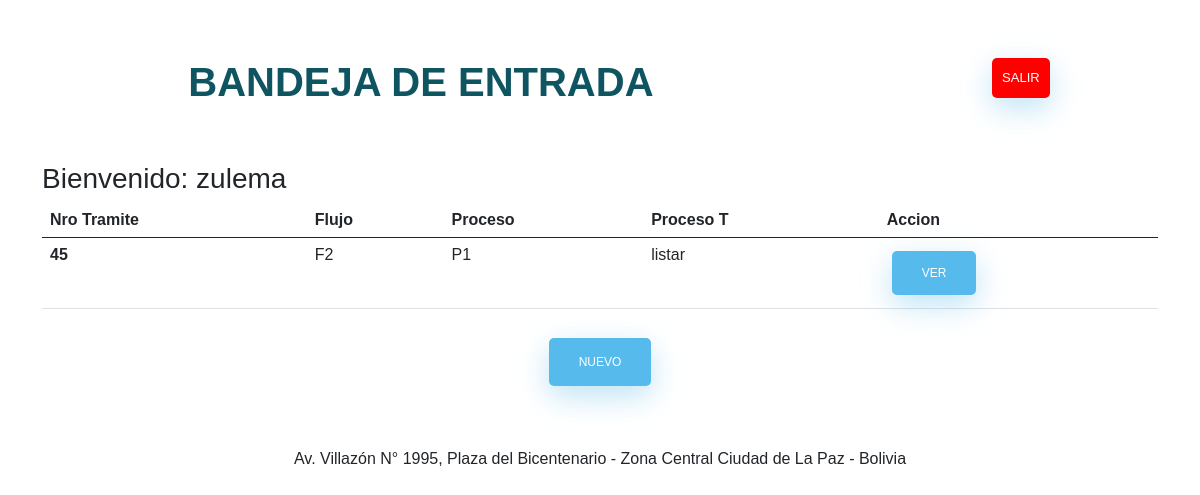
Before: /workflow/bandeja.php (signed in) with the older database file.
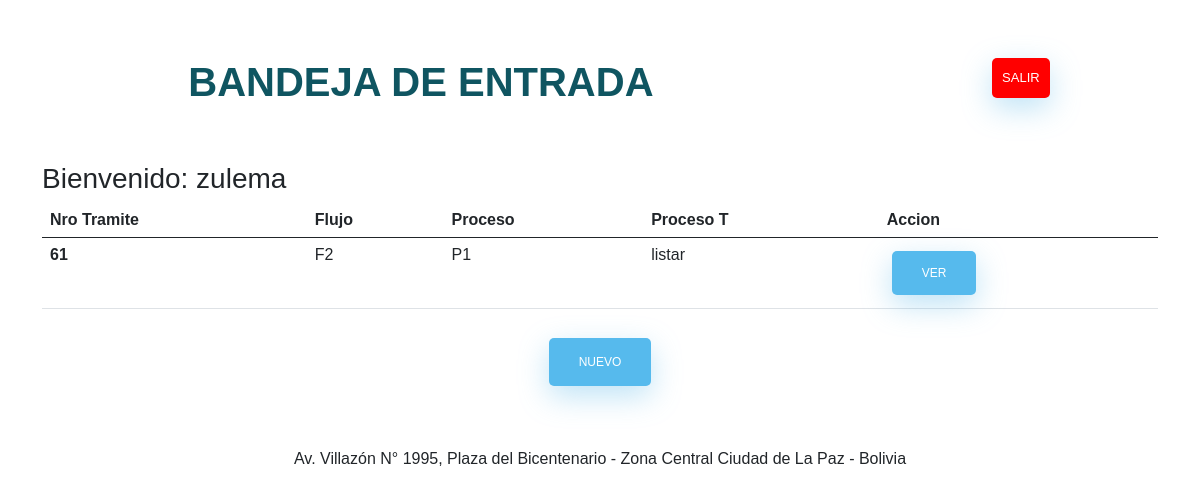
After: the same page with the newer database file.
### tables this page shows
CREATE TABLE `seguimiento` (
  `nroTramite` int(11) DEFAULT NULL,
  `codFlujo` varchar(3) DEFAULT NULL,
  `codProceso` varchar(3) DEFAULT NULL,
  `usuario` int(11) DEFAULT NULL,
  `fechaini` datetime DEFAULT NULL,
  `fechafin` datetime DEFAULT NULL
);

CREATE TABLE `flujo` (
  `Flujo` varchar(3) DEFAULT NULL,
  `proceso` varchar(3) DEFAULT NULL,
  `tipoproceso` varchar(3) DEFAULT NULL,
  `roles` varchar(2) DEFAULT NULL,
  `procesosiguiente` varchar(3) DEFAULT NULL,
  `formulario` varchar(50) DEFAULT NULL
);

### workflow/bandeja.php (the view, shortened to what this page needs)
<?php
include "conexion.inc.php";
include "cabecera.inc.php";
$sql="select * from seguimiento where fechafin is null and usuario=".$_SESSION["IdUser"];
$resultado=mysqli_query($conn, $sql);
?>
<div class="d-flex justify-content-around">
  <div class="p-2">
	  <h1 class="text-slim text-default">Bandeja de Entrada</h1>
  </div>
	<div class="p-2">
		<form method="POST">
			<input type="submit" value="Salir" name="salir" style="background-color: red; padding: 10px 10px; margin-top: 50px;">
		</form>
	</div>
</div>
<div class="container">
	<h3> Bienvenido: <?php echo $_SESSION["user"] ?></h3>
	<table class="table">
	<thead>
		<tr>
			<th scope="col">Nro Tramite</th>
			<th scope="col">Flujo</th>
			<th scope="col">Proceso</th>
			<th scope="col"> Proceso T </th>
			<th scope="col">Accion</th>
		</tr>
	</thead>
		<?php
	while ($fila=mysqli_fetch_array($resultado))
	{
		echo "<tr>";
		echo "<th scope='row'>".$fila["nroTramite"]."</th>";
		echo "<td>".$fila["codFlujo"]."</td>";
		echo "<td>".$fila["codProceso"]."</td>";
		$sql2 = "select * from flujo where Flujo ='".$fila['codFlujo']."' and proceso = '".$fila['codProceso']."'";
		$res2 = mysqli_query($conn, $sql2);
		$fila2 = mysqli_fetch_array($res2);
		echo "<td>".$fila2["formulario"]."</td>";
	echo "<td><a href='motor.php?flujo=".$fila["codFlujo"]."&proceso=".$fila["codProceso"]."&tramite=".$fila["nroTramite"]."'>Ver</a></td>";
	echo "</tr>";
	}
	?>
	</table>
</div>
<div class="d-flex justify-content-center">
  <div class="p-2">
	  <a href="nuevoflujo.php">Nuevo</a>
  </div>
</div>
<?php
	include("pie.inc.php");
?>

### workflow/cabecera.inc.php (shortened to what this page needs)
<html>
<head>
	<link rel="stylesheet" href="style/bootstrap.min.css" >
	<link rel="stylesheet" href="style/bootstrap.css" >
	<link rel="stylesheet" href="style/bootstrap.rtl.css" >
	<link rel="stylesheet" href="style/bootstrap.rtl.min.css" >
	<link rel="stylesheet" href="style/style.css" >
</head>
<body>

### workflow/pie.inc.php
	<footer style="text-align: center;" class="container py-5">
		<span >Av. Villazón N° 1995, Plaza del Bicentenario - Zona Central Ciudad de La Paz - Bolivia</span>
	</footer>
</body>
</html>

### workflow/style/style.css (style rules this page uses)
html { background-color: #000000; }
body { font-family: "Poppins", sans-serif; }
a { color: #92badd; display:inline-block; text-decoration: none; font-weight: 400; }
h1 { text-align: center; font-size: 40px; font-weight: 600; text-transform: uppercase; display:inline-block; margin: 40px 8px 10px 8px; padding: 10px 50px; color: #0f5561; }
input[type=button], input[type=submit], input[type=reset] { background-color: #56baed; border: none; color: white; padding: 15px 80px; text-align: center; text-decoration: none; display: inline-block; text-transform: uppercase; font-size: 13px; -webkit-box-shadow: 0 10px 30px 0 rgba(95,186,233,0.4); box-shadow: 0 10px 30px 0 rgba(95,186,233,0.4); -webkit-border-radius: 5px 5px 5px 5px; border-radius: 5px 5px 5px 5px; margin: 5px 20px 40px 20px; -webkit-transition: all 0.3s ease-in-out; -moz-transition: all 0.3s ease-in-out; -ms-transition: all 0.3s ease-in-out; -o-transition: all 0.3s ease-in-out; transition: all 0.3s ease-in-out; }
a { background-color: #56baed; border: none; color: white; padding: 15px 30px; text-align: center; text-decoration: none; display: inline-block; text-transform: uppercase; font-size: 12px; -webkit-box-shadow: 0 10px 30px 0 rgba(95,186,233,0.4); box-shadow: 0 10px 30px 0 rgba(95,186,233,0.4); -webkit-border-radius: 5px 5px 5px 5px; border-radius: 5px 5px 5px 5px; margin: 5px 5px 5px 5px; -webkit-transition: all 0.3s ease-in-out; -moz-transition: all 0.3s ease-in-out; -ms-transition: all 0.3s ease-in-out; -o-transition: all 0.3s ease-in-out; transition: all 0.3s ease-in-out; }

Changed rows visible on the page:
removed seguimiento: nroTramite "45", codFlujo "F2", codProceso "P1", flujo.formulario "listar"
added seguimiento: nroTramite "61", codFlujo "F2", codProceso "P1", flujo.formulario "listar"
